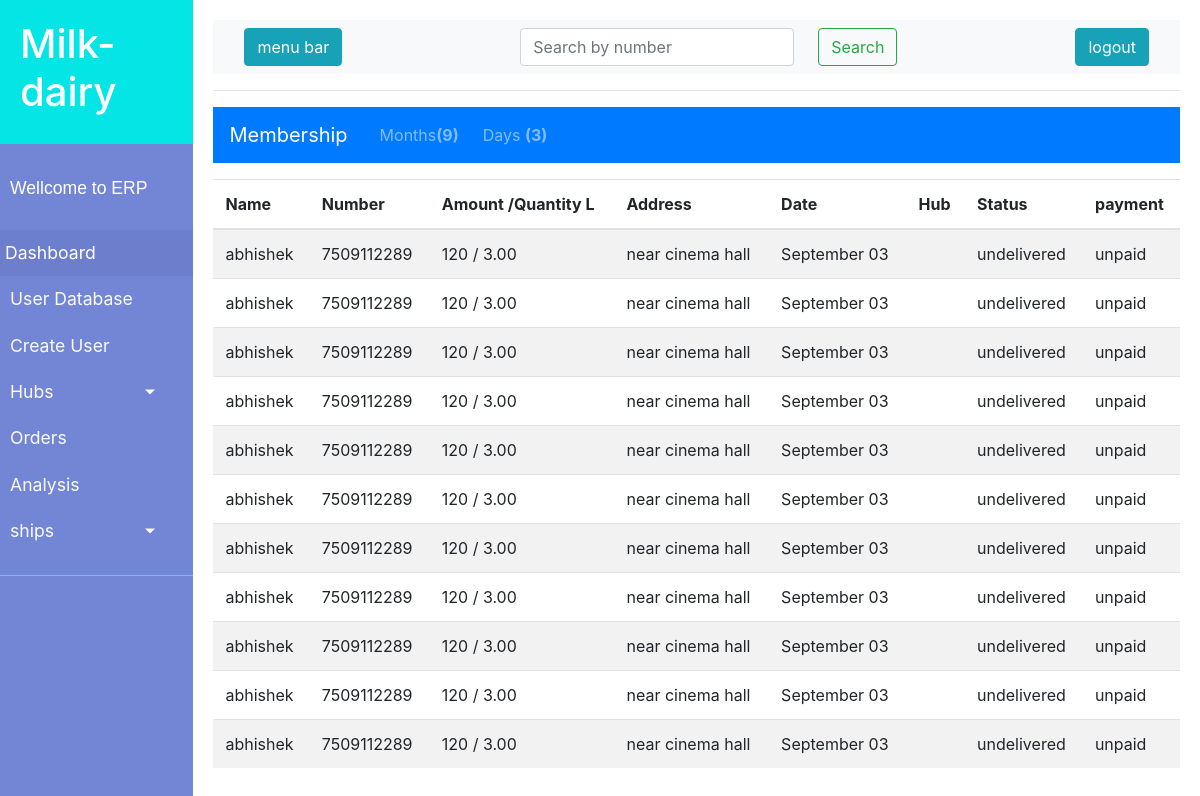
The page /dashboard/orders/9/3 (signed in) on the database as committed earlier.
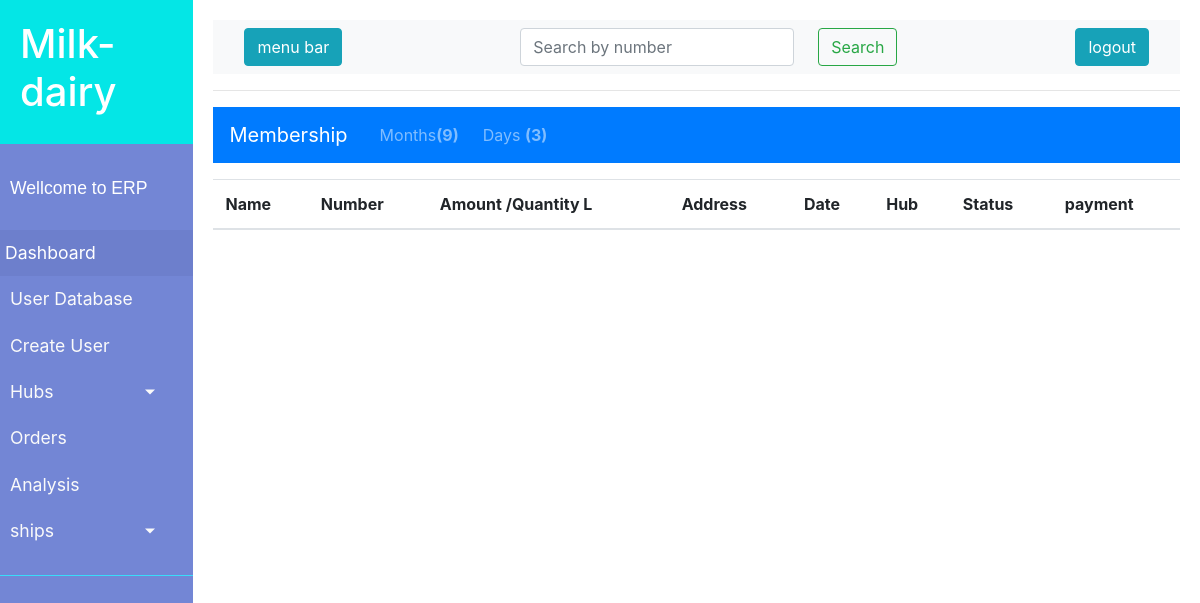
The same page on the database as committed later.
### milkdairy/models.py (models this page shows, shortened)
class Ordersummery(models.Model):
    id = models.AutoField(primary_key=True)
    user = models.ForeignKey('client.User_data',default=1, on_delete=models.SET_DEFAULT)
    month = models.ForeignKey(Month, on_delete=models.CASCADE)
    day = models.ForeignKey(Day, on_delete=models.CASCADE)
    amount = models.IntegerField()
    quantity = models.DecimalField(max_digits=99999,decimal_places=2)
    status = models.CharField(max_length=20, default='in transit')
    payment = models.CharField(max_length=20, default='unpaid')
    date= models.DateTimeField(auto_now_add=True)
    hub = models.ForeignKey('hub.Hub_detail',null=True, on_delete=models.SET_NULL)
    delivery = models.ForeignKey('delivery.Deliveryboy', blank=True, null=True, on_delete=models.SET_NULL)

class Month(models.Model):
    id =models.AutoField(primary_key=True)
    months = models.CharField(max_length=20,)
    m_num = models.CharField( max_length=3,blank=True,null=True)
    year = models.CharField(max_length=5,default='2020')

class Day (models.Model):
    id = models.AutoField(primary_key=True)
    date = models.CharField(max_length=3)

### client/models.py (models this page shows, shortened)
class User_data(models.Model):
    id = models.AutoField(primary_key=True)
    user_id = models.OneToOneField(User, on_delete=models.CASCADE)
    name = models.CharField(max_length=225)
    number = models.IntegerField()
    whatsaap_number = models.IntegerField()
    address = models.CharField(max_length=400)
    date = models.DateField(auto_now_add=True)
    hub = models.ForeignKey('hub.Hub_detail' ,null=True,blank=True , on_delete=models.SET_NULL)

### milk/decorators.py (the view)
        def wrapper_func(request, *args, **kwargs):
            group = None
            if request.user.groups.exists():
                group = request.user.groups.all()[0].name
                if group == allowed:
                    return view_func(request, *args, **kwargs)
                else:
                    return HttpResponse('you are not authorised for this action1')
            else:
                return HttpResponse('you are not authorised for this action')

### milkdairy/views.py (called while the page is built)
@login_required(login_url='/')
@authentication(allowed='admin')
def filterDay(request, month,day):
     filter = Ordersummery.objects.filter(month = month,day=day).order_by('-day')
     months = Month.objects.all()
     days = Day.objects.all()
     params = {'months':months, 'day':day, 'days':days,'members':filter,'month':month}
     return render(request, 'milk/filterByDay.html', params)

### milkdairy/templates/milk/filterByDay.html (shortened to what this page needs)
{% extends 'milk/baseTemplate.html' %}
{% block body %}
<nav class="navbar navbar-expand-lg navbar-dark bg-primary d-flex justify-content-start">
    <a class="navbar-brand" href="/dashboard/membership">Membership</a>
    <div class="collapse navbar-collapse" id="navbarNavDropdown">
      <ul class="navbar-nav">
        <li class="nav-item dropdown">
          <a class="nav-link dropdown ml-2" href="#" id="monthLink" data-toggle="dropdown" aria-haspopup="true" aria-expanded="false">
            Months<strong>({{month}})</strong>
          </a>
        </li>
        <li class="nav-item dropdown">
            <a class="nav-link dropdown ml-2" href="#" id="dayLink" data-toggle="dropdown" aria-haspopup="true" aria-expanded="false">
              Days <strong>({{day}})</strong>
            </a>
          </li>
      </ul>
    </div>
  </nav>
  <table class="table table-striped mt-3">
    <thead>
      <tr>
        <th scope="col">Name</th>
        <th scope="col">Number</th>
        <th scope="col">Amount /Quantity L</th>
        <th scope="col">Address</th>
        <th scope="col">Date</th>
        <th scope="col">Hub</th>
        <th scope="col">Status</th>
        <th scope="col">payment</th>
      </tr>
    </thead>
    <tbody>
      {% for i in members %}
      <tr>
        <td>{{i.user.name}}</td>
        <td>{{i.user.number}}</td>
        <td>{{i.amount}} / {{i.quantity}}</td>
        <td>{{i.user.address}}</td>
        <td>{{i.month.months}} {{i.day.date}}</td>
        <td>{{i.user.hub.hub_name}}</td>
        <td>{{i.status}}</td>
        <td>{{i.payment}}</td>
      </tr>
      {% endfor %}
    </tbody>
</table>
{% endblock %}

Rows that differ between the two databases and show on the page:
no longer on this page (row edited): Ordersummery: user.name "abhishek", user.number "7509112289", amount "120", quantity "3.00", user.address "near cinema hall", month.months "September", day "03", status "undelivered", payment "unpaid"
removed Ordersummery: user.name "abhishek", user.number "7509112289", amount "120", quantity "3.00", user.address "near cinema hall", month.months "September", day "03", status "undelivered", payment "unpaid"
removed Ordersummery: user.name "abhishek", user.number "7509112289", amount "120", quantity "3.00", user.address "near cinema hall", month.months "September", day "03", status "undelivered", payment "unpaid"
removed Ordersummery: user.name "abhishek", user.number "7509112289", amount "120", quantity "3.00", user.address "near cinema hall", month.months "September", day "03", status "undelivered", payment "unpaid"
removed Ordersummery: user.name "abhishek", user.number "7509112289", amount "120", quantity "3.00", user.address "near cinema hall", month.months "September", day "03", status "undelivered", payment "unpaid"
removed Ordersummery: user.name "abhishek", user.number "7509112289", amount "120", quantity "3.00", user.address "near cinema hall", month.months "September", day "03", status "undelivered", payment "unpaid"
removed Ordersummery: user.name "abhishek", user.number "7509112289", amount "120", quantity "3.00", user.address "near cinema hall", month.months "September", day "03", status "undelivered", payment "unpaid"
removed Ordersummery: user.name "abhishek", user.number "7509112289", amount "120", quantity "3.00", user.address "near cinema hall", month.months "September", day "03", status "undelivered", payment "unpaid"
removed Ordersummery: user.name "abhishek", user.number "7509112289", amount "120", quantity "3.00", user.address "near cinema hall", month.months "September", day "03", status "undelivered", payment "unpaid"
removed Ordersummery: user.name "abhishek", user.number "7509112289", amount "120", quantity "3.00", user.address "near cinema hall", month.months "September", day "03", status "undelivered", payment "unpaid"
removed Ordersummery: user.name "abhishek", user.number "7509112289", amount "120", quantity "3.00", user.address "near cinema hall", month.months "September", day "03", status "undelivered", payment "unpaid"
